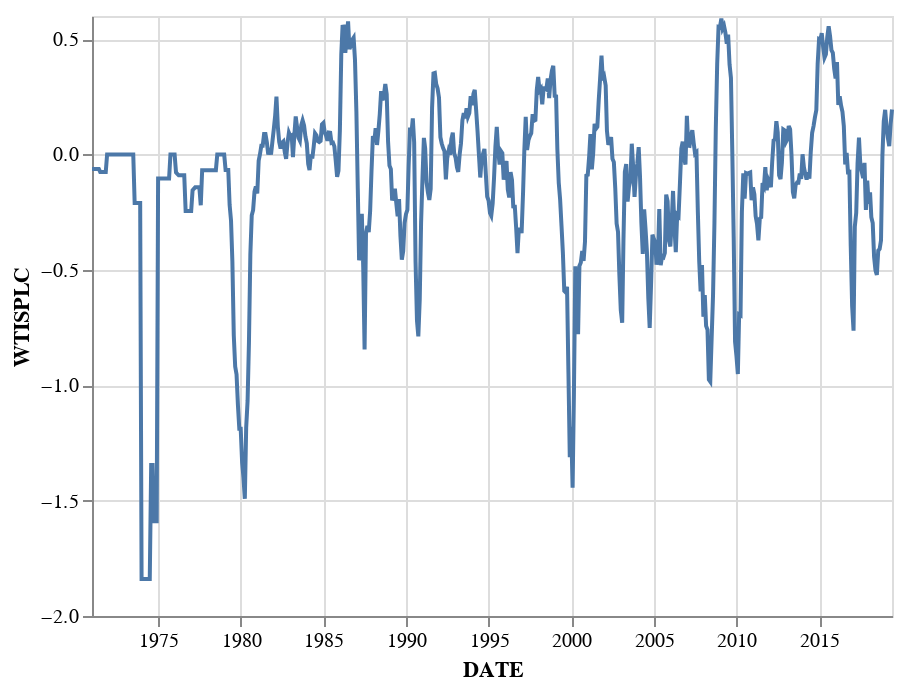

The notebook cell saved with this chart:
### Code cell
alt.Chart(spot_oil.reset_index()).mark_line().encode(
    x='DATE:T',
    y='WTISPLC:Q'
)

### Figure 1 — Vega-Lite specification as saved in the notebook (floating-point values rounded to 4 significant figures; data arrays with more than 128 entries replaced by an {"elided": "..."} marker saying what was removed)
{"$schema": "https://vega.github.io/schema/vega-lite/v3.3.0.json", "config": {"mark": {"tooltip": null}, "view": {"height": 300, "width": 400}}, "data": {"name": "data-c138b2b41aa2141d9805272baa42b689"}, "datasets": {"data-c138b2b41aa2141d9805272baa42b689": {"elided": "582 records"}}, "encoding": {"x": {"field": "DATE", "type": "temporal"}, "y": {"field": "WTISPLC", "type": "quantitative"}}, "mark": "line"}
